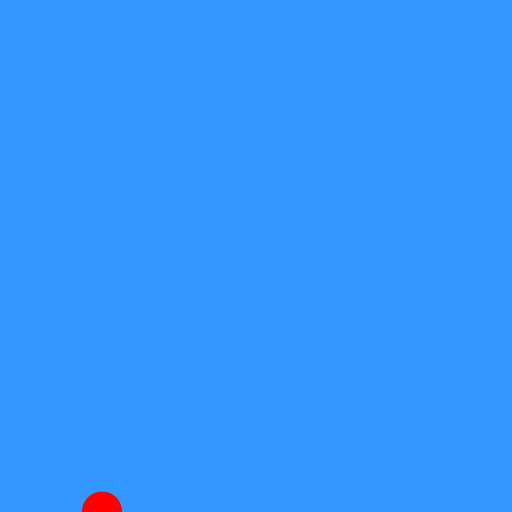
Frame 1 (no input)
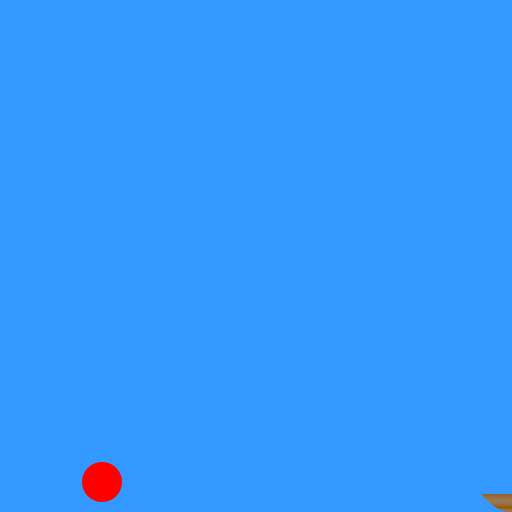
Frame 60 (the mouse pressed at the canvas centre just before this capture)
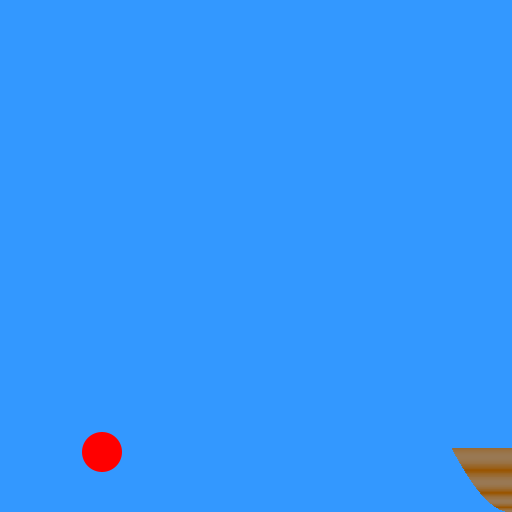
Frame 120 (the mouse held since frame 60 and released just before this capture)

The Processing sketch that drew these frames (run headless with seeded random() and noise(); from frame 60 on, the mouse is pressed at the canvas centre):

// Processing sketch: Desert
// ── Desert.pde
float lineStartX, lineEndX, lineY;
float t = 0;
boolean flag = false;
float bValue = 0, gValue = 0;
float x, y;
PGraphics pg;


void setup() {
    size(512, 512);
    background(#3398ff);
    lineStartX = width;
    lineEndX = width/2 + width / 10;
    lineY = height;
    x = width / 5;
    y = height;
    pg = createGraphics(width, height);
    frameRate(1);
}

void draw() {
    if(frameCount > 3) {
        frameRate(150);
    }
    background(#3398ff);
    gValue = map(abs(sin(0.1 * t)), 0, 1, 85, 121);
    bValue = map(abs(sin(0.1 * t)), 0, 1, 0, 84);
    pg.beginDraw();
    pg.stroke(153, gValue, bValue);
    
    if(flag){
        lineY -= 0.8 * sin(0.02 * t);
        lineEndX += 0.5;
        pg.line(lineEndX, lineY, lineEndX - width, lineY);
    }else{
        lineY -= sin(0.01 * t);
        lineStartX -= 0.5;
        pg.line(lineStartX, lineY, lineStartX + width, lineY);
        if(lineY >= height && frameCount > 60) flag = true;
    }
    pg.endDraw();

    image(pg, 0, 0, width, height);
    if(y > height / 10) y-=0.5;
    noStroke();
    fill(255, 0, 0);
    ellipse(x, y, 40, 40);
    t++;
}
